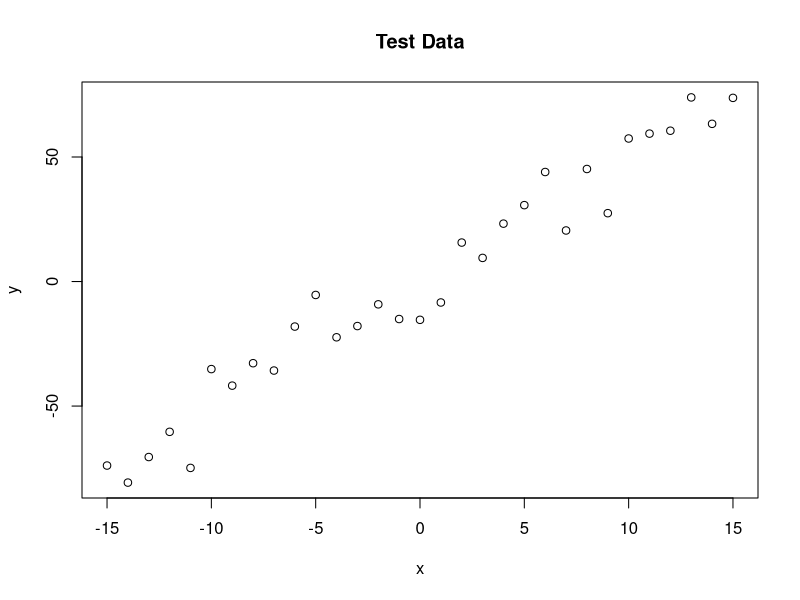
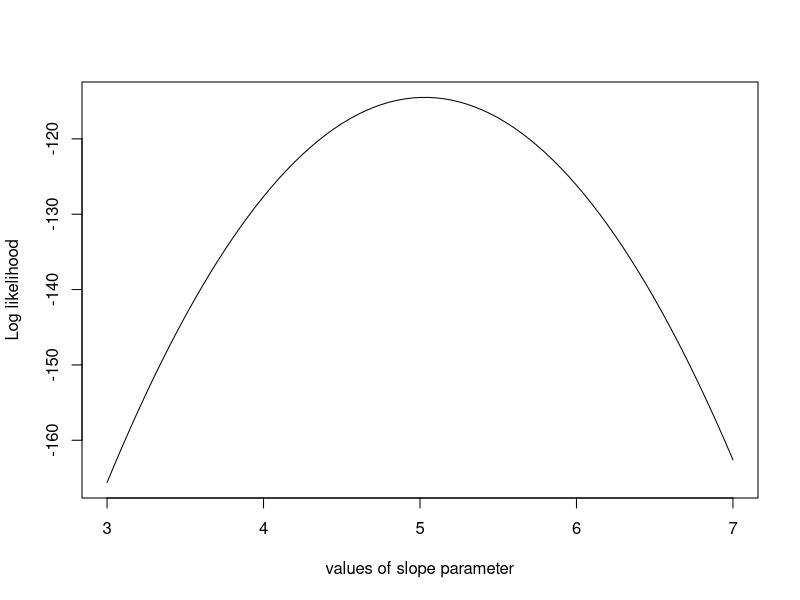
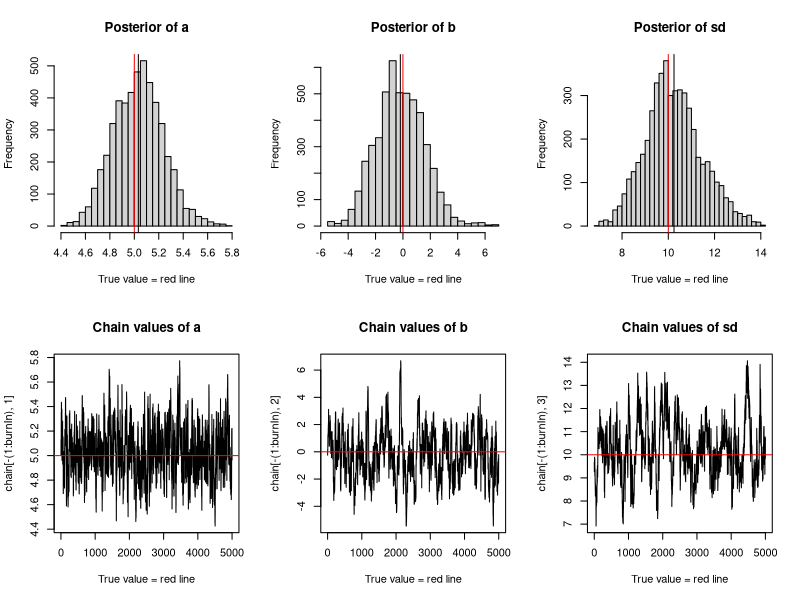

Generate these figures, in order, with R:
## ---- chunk 1
knitr::opts_chunk$set(echo = TRUE)
## ---- chunk 2
trueA <- 5
trueB <- 0
trueSd <- 10
sampleSize <- 31

# create independent x-values 
x <- (-(sampleSize-1)/2):((sampleSize-1)/2)
# create dependent values according to ax + b + N(0,sd)
y <-  trueA * x + trueB + rnorm(n=sampleSize,mean=0,sd=trueSd)

plot(x,y, main="Test Data")
## ---- chunk 3
likelihood <- function(param){
  a = param[1]
  b = param[2]
  sd = param[3]
  
  pred = a*x + b
  singlelikelihoods = dnorm(y, mean = pred, sd = sd, log = T)
  sumll = sum(singlelikelihoods)
  return(sumll)   
}

# Example: plot the likelihood profile of the slope a
slopevalues <- function(x){return(likelihood(c(x, trueB, trueSd)))}
slopelikelihoods <- lapply(seq(3, 7, by=.05), slopevalues )
plot (seq(3, 7, by=.05), slopelikelihoods , type="l", xlab = "values of slope parameter", ylab = "Log likelihood")
## ---- chunk 4
prior <- function(param){
  a = param[1]
  b = param[2]
  sd = param[3]
  aprior = dunif(a, min=0, max=10, log = T)
  bprior = dnorm(b, sd = 5, log = T)
  sdprior = dunif(sd, min=0, max=30, log = T)
  return(aprior+bprior+sdprior)
}
## ---- chunk 5
posterior <- function(param){
  return (likelihood(param) + prior(param))
}
## ---- chunk 6
proposalfunction <- function(param){
  return(rnorm(3,mean = param, sd= c(0.1,0.5,0.3)))
}

run_metropolis_MCMC <- function(startvalue, iterations){
  chain = array(dim = c(iterations+1,3))
  chain[1,] = startvalue
  for (i in 1:iterations){
    proposal = proposalfunction(chain[i,])
    
    probab = exp(posterior(proposal) - posterior(chain[i,]))
    if (runif(1) < probab){
      chain[i+1,] = proposal
    }else{
      chain[i+1,] = chain[i,]
    }
  }
  return(chain)
}

startvalue = c(4,0,10)
chain = run_metropolis_MCMC(startvalue, 10000)

burnIn = 5000
acceptance = 1-mean(duplicated(chain[-(1:burnIn),]))

## ---- chunk 7
par(mfrow = c(2,3))
hist(chain[-(1:burnIn),1],nclass=30, , main="Posterior of a", xlab="True value = red line" )
abline(v = mean(chain[-(1:burnIn),1]))
abline(v = trueA, col="red" )
hist(chain[-(1:burnIn),2],nclass=30, main="Posterior of b", xlab="True value = red line")
abline(v = mean(chain[-(1:burnIn),2]))
abline(v = trueB, col="red" )
hist(chain[-(1:burnIn),3],nclass=30, main="Posterior of sd", xlab="True value = red line")
abline(v = mean(chain[-(1:burnIn),3]) )
abline(v = trueSd, col="red" )
plot(chain[-(1:burnIn),1], type = "l", xlab="True value = red line" , main = "Chain values of a", )
abline(h = trueA, col="red" )
plot(chain[-(1:burnIn),2], type = "l", xlab="True value = red line" , main = "Chain values of b", )
abline(h = trueB, col="red" )
plot(chain[-(1:burnIn),3], type = "l", xlab="True value = red line" , main = "Chain values of sd", )
abline(h = trueSd, col="red" )

# for comparison:
summary(lm(y~x))

